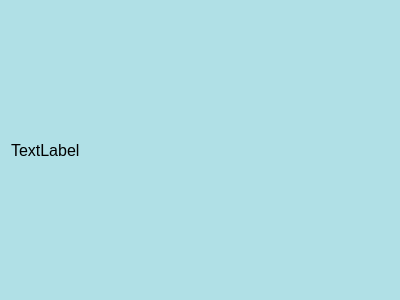
<?xml version="1.0" encoding="UTF-8"?>
<ui version="4.0">
 <class>AboutProgram</class>
 <widget class="QDialog" name="AboutProgram">
  <property name="geometry">
   <rect>
    <x>0</x>
    <y>0</y>
    <width>400</width>
    <height>300</height>
   </rect>
  </property>
  <property name="windowTitle">
   <string>About Program</string>
  </property>
  <property name="styleSheet">
   <string notr="true">QDialog {
    background-color: PowderBlue; /* Set the background color for the dialog */
}

QLabel {
    color: #000000; /* Set text color to black */
    font-size: 16px; /* Set font size for the label text */
    qproperty-alignment: 'AlignCenter'; /* Center-align the text */
}</string>
  </property>
  <layout class="QHBoxLayout" name="horizontalLayout">
   <item>
    <widget class="QLabel" name="label">
     <property name="text">
      <string>TextLabel</string>
     </property>
    </widget>
   </item>
  </layout>
 </widget>
 <resources/>
 <connections/>
</ui>
